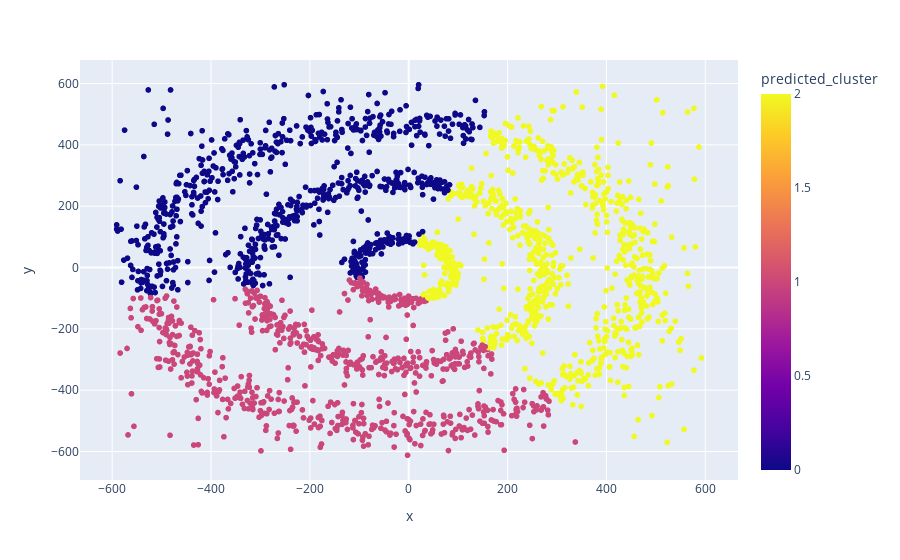

Here is the notebook cell this chart was saved with:
### Markdown cell above
## Results Visualization

### Code cell
fig = px.scatter(data,
                    x="x",
                    y="y",
                    color="predicted_cluster",
                    height=500)
fig.show()

### Figure 1 — Plotly figure (JSON) as saved in the notebook; plotly's stock layout.template omitted (floating-point values rounded to 4 significant figures; data arrays with more than 128 entries replaced by an {"elided": "..."} marker saying what was removed)
{"data": [{"hovertemplate": "x=%{x}<br>y=%{y}<br>predicted_cluster=%{marker.color}<extra></extra>", "legendgroup": "", "marker": {"color": {"elided": "2300 int values"}, "coloraxis": "coloraxis", "symbol": "circle"}, "mode": "markers", "name": "", "showlegend": false, "type": "scattergl", "x": {"elided": "2300 float values"}, "xaxis": "x", "y": {"elided": "2300 float values"}, "yaxis": "y"}], "layout": {"autosize": true, "coloraxis": {"colorbar": {"title": {"text": "predicted_cluster"}}, "colorscale": [[0, "#0d0887"], [0.1111, "#46039f"], [0.2222, "#7201a8"], [0.3333, "#9c179e"], [0.4444, "#bd3786"], [0.5556, "#d8576b"], [0.6667, "#ed7953"], [0.7778, "#fb9f3a"], [0.8889, "#fdca26"], [1, "#f0f921"]]}, "legend": {"tracegroupgap": 0}, "margin": {"t": 60}, "xaxis": {"anchor": "y", "autorange": true, "domain": [0, 1], "range": [-950.1, 951.1], "title": {"text": "x"}, "type": "linear"}, "yaxis": {"anchor": "x", "autorange": true, "domain": [0, 1], "range": [-695.3, 679.0], "title": {"text": "y"}, "type": "linear"}}}
